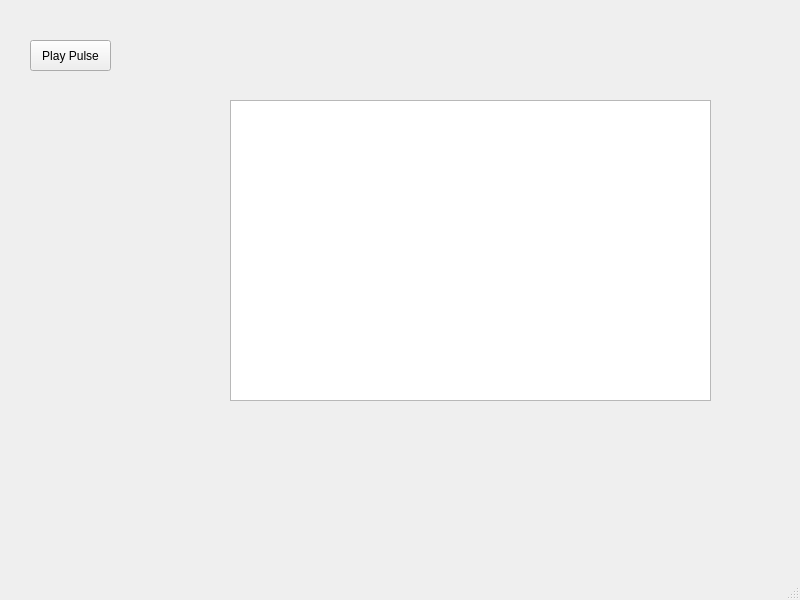
<?xml version="1.0" encoding="UTF-8"?>
<ui version="4.0">
 <class>MainWindow</class>
 <widget class="QMainWindow" name="MainWindow">
  <property name="geometry">
   <rect>
    <x>0</x>
    <y>0</y>
    <width>800</width>
    <height>600</height>
   </rect>
  </property>
  <property name="windowTitle">
   <string>MainWindow</string>
  </property>
  <widget class="QWidget" name="centralwidget">
   <widget class="QPushButton" name="btnPlay">
    <property name="geometry">
     <rect>
      <x>30</x>
      <y>40</y>
      <width>81</width>
      <height>31</height>
     </rect>
    </property>
    <property name="text">
     <string>Play Pulse</string>
    </property>
   </widget>
   <widget class="PlotWidget" name="plot">
    <property name="geometry">
     <rect>
      <x>230</x>
      <y>100</y>
      <width>481</width>
      <height>301</height>
     </rect>
    </property>
   </widget>
  </widget>
  <widget class="QMenuBar" name="menubar">
   <property name="geometry">
    <rect>
     <x>0</x>
     <y>0</y>
     <width>800</width>
     <height>22</height>
    </rect>
   </property>
  </widget>
  <widget class="QStatusBar" name="statusbar"/>
 </widget>
 <customwidgets>
  <customwidget>
   <class>PlotWidget</class>
   <extends>QPlainTextEdit</extends>
   <header>pyqtgraph</header>
  </customwidget>
 </customwidgets>
 <resources/>
 <connections/>
</ui>
